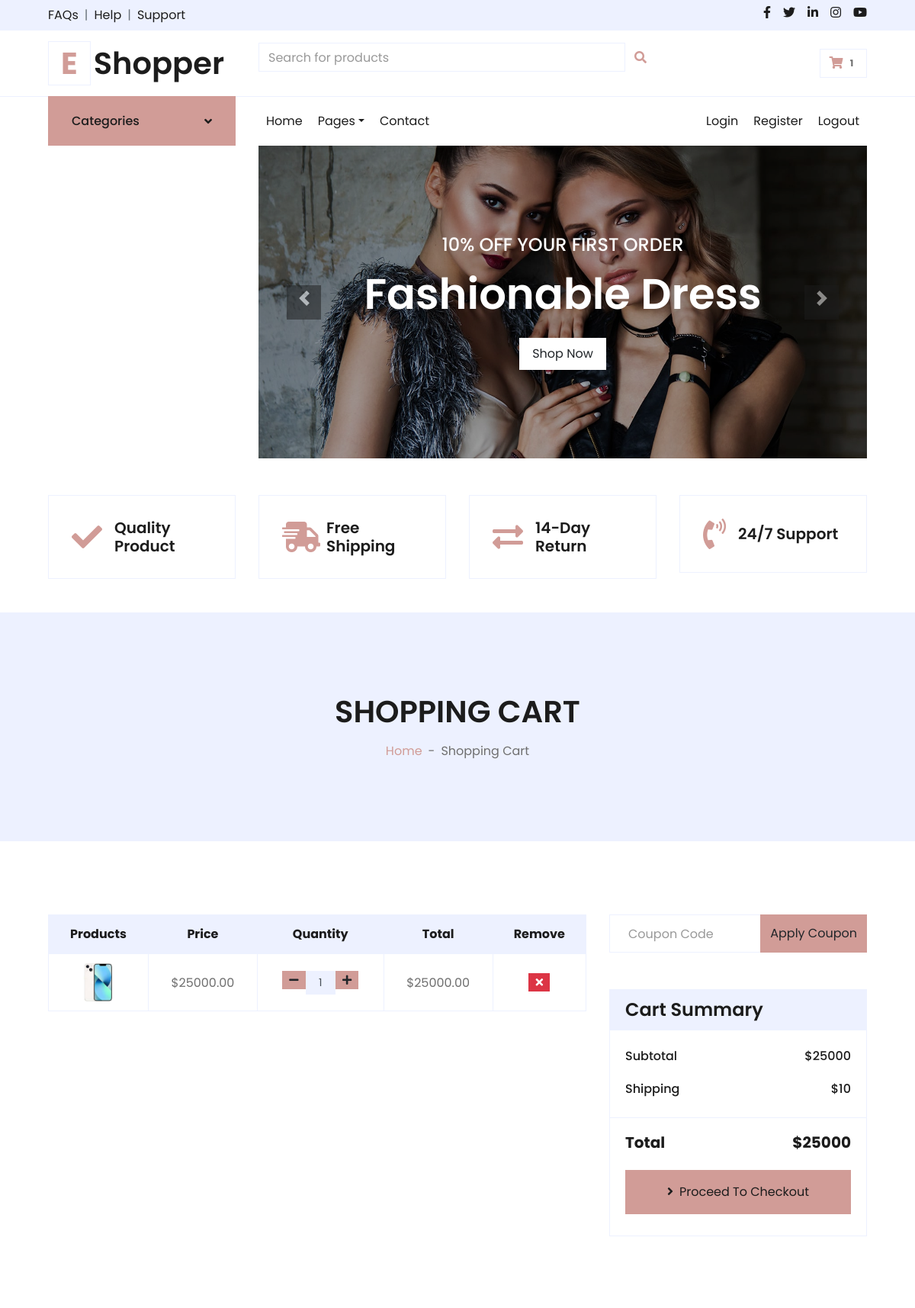
Before: /cart/ (signed in, upper part) with the older database file.
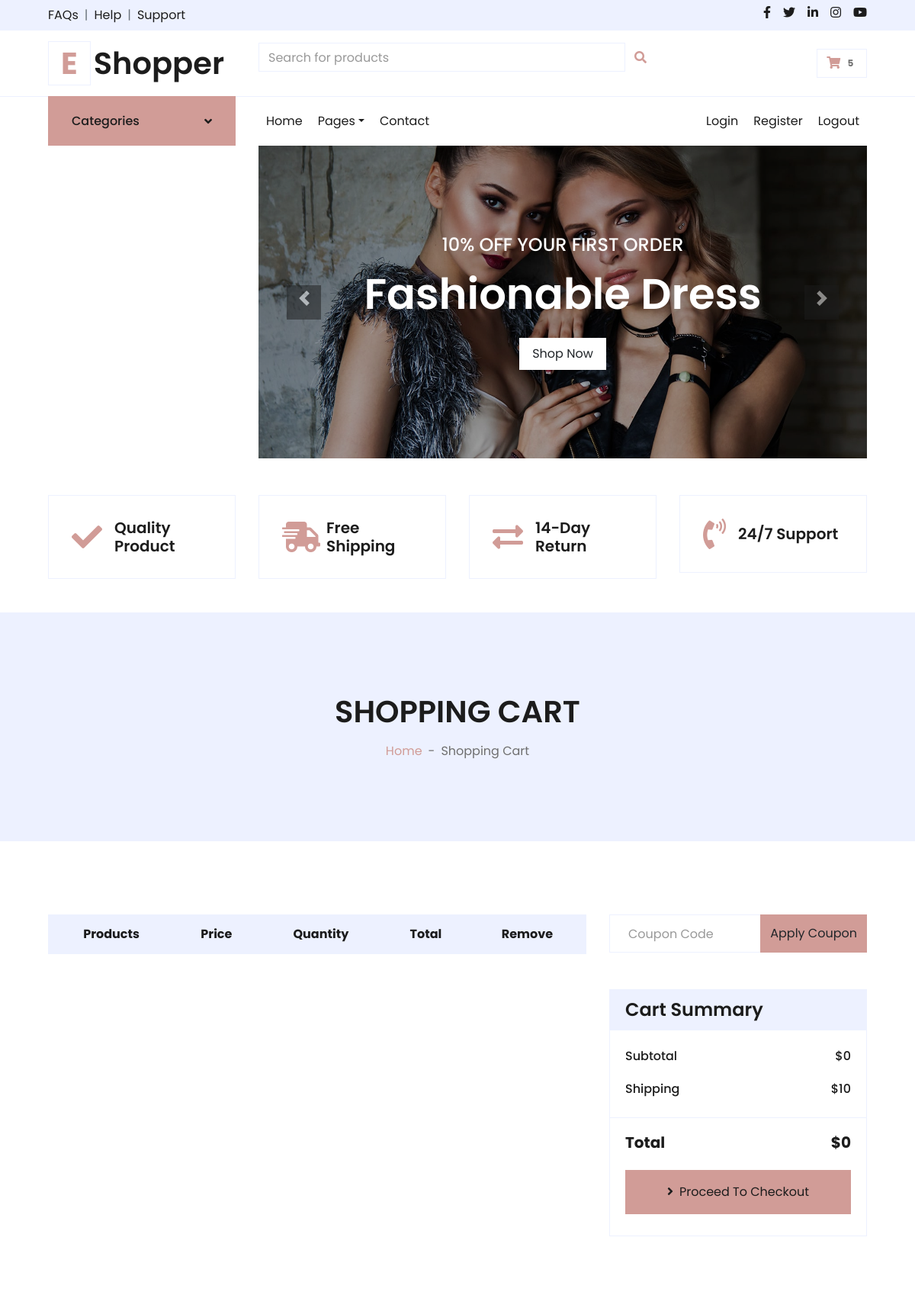
After: the same page with the newer database file.
### Cart/models.py (models this page shows)
class Cart(BaseModel):
    product = models.ForeignKey(Product,on_delete=models.CASCADE)
    user =models.ForeignKey(CustomUser,on_delete=models.CASCADE)
    quantity = models.PositiveIntegerField(default=1)
    total_cost = models.DecimalField(max_digits=10, decimal_places=2)
    remove = models.BooleanField(default=False)

### Products/models.py (models this page shows, shortened)
class Product(BaseModel):
    name = models.CharField(max_length=255, db_index=True)
    description = models.TextField(blank=True, null=True)
    price = models.DecimalField(max_digits=10, decimal_places=2)
    stock = models.PositiveIntegerField(default=0)
    current_stock = models.PositiveIntegerField(default=0)
    category = models.ForeignKey(Category,on_delete=models.CASCADE)
    MainImage = models.ImageField(upload_to='media/', blank=True, null=True)
    discounted_price = models.DecimalField(max_digits=10, decimal_places=2)
    class Meta:
        verbose_name = 'Product'
        verbose_name_plural = 'Products'

### Cart/views.py (the view)
# urls.py: path('',Cartview.as_view(),name="cart"),
class Cartview(View):
    def get(self, request):
        if request.user.is_authenticated:  # Check if the user is authenticated
            cart = Cart.objects.filter(user=request.user,remove=False)
            total_cost = cart.aggregate(
                total=Sum(F('product__discounted_price') * F('quantity'))
            )['total'] or 0
            return render(request, 'cart.html', {'cart': cart,"total_cost":total_cost})
        return render(request, 'cart.html')

### context_processors.py (called while the page is built)
def CategoryList(request):
    category = Category.objects.all()
    return {
        'category': category
    }

def CartCount(request):
    try:
        cart_count = Cart.objects.filter(user=request.user).aggregate(total_quantity=Sum('quantity'))['total_quantity'] or 0
        print(cart_count)
        return {
            'cart_count': cart_count
        }
    except:
        return {}

### utility/models.py (called while the page is built)
    def get_queryset(self):
        return super().get_queryset().filter(is_deleted=False)

### templates/cart.html (shortened to what the changed rows need)
{% extends 'base.html' %}
{% load static %}
{% block content %}
<div class="container-fluid bg-secondary mb-5">
    <div class="d-flex flex-column align-items-center justify-content-center" style="min-height: 300px">
        <h1 class="font-weight-semi-bold text-uppercase mb-3">Shopping Cart</h1>
    </div>
</div>
    <div class="container-fluid pt-5">
        <div class="row px-xl-5">
            <div class="col-lg-8 table-responsive mb-5">
                <table class="table table-bordered text-center mb-0">
                    <thead class="bg-secondary text-dark">
                        <tr>
                            <th>Products</th>
                            <th>Price</th>
                            <th>Quantity</th>
                            <th>Total</th>
                            <th>Remove</th>
                        </tr>
                    </thead>
                    {% if request.user.is_authenticated %}
                        <tbody id="cart-table-body">
                            {% for item in cart %}
                            <tr id="cart-item-{{ item.product.id }}">
                                <td class="align-middle">
                                    <img {% if item.product.MainImage %} src="{{ item.product.MainImage.url }}" {% else %} src="" {% endif %} alt="" style="width: 50px;">
                                </td>
                                <td class="align-middle">${{ item.product.discounted_price }}</td>
                                <td class="align-middle">
                                    <div class="input-group quantity mx-auto" style="width: 100px;">
                                        <div class="input-group-btn">
                                            <button class="btn btn-sm btn-primary btn-minus" onclick="dec_product_to_cart('{{ csrf_token }}','{{request.user.is_authenticated}}','{{ item.product.id }}')">
                                                <i class="fa fa-minus"></i>
                                            </button>
                                        </div>
                                        <input type="text" id="quantity-{{ item.product.id }}" class="form-control form-control-sm bg-secondary text-center" value="{{ item.quantity }}">
                                        <div class="input-group-btn">
                                            <button class="btn btn-sm btn-primary btn-plus" onclick="inc_product_to_cart('{{ csrf_token }}','{{request.user.is_authenticated}}','{{ item.product.id }}')">
                                                <i class="fa fa-plus"></i>
                                            </button>
                                        </div>
                                    </div>
                                </td>
                                <td class="align-middle">${{ item.total_cost }}</td>
                                <td class="align-middle">
                                    <button class="btn btn-sm btn-danger" onclick="remove_from_cart('{{csrf_token}}','{{request.user.is_authenticated}}','{{ item.product.id }}')">
                                        <i class="fa fa-times"></i>
                                    </button>
                                </td>
                            </tr>
                            {% endfor %}
                        </tbody>
                    {% else %}
                        <tbody class="align-middle" id="cart-table-body">
                        </tbody>
                    {% endif %}
                </table>
            </div>
            <div class="col-lg-4">
                <div class="card border-secondary mb-5">
                    <div class="card-body">
                        <div class="d-flex justify-content-between mb-3 pt-1">
                            <h6 class="font-weight-medium">Subtotal</h6>
                            <h6 class="font-weight-medium" id="cart-subtotal">${{total_cost}}</h6>
                        </div>
                    </div>
                    <div class="card-footer border-secondary bg-transparent">
                        <div class="d-flex justify-content-between mt-2">
                            <h5 class="font-weight-bold">Total</h5>
                            <h5 class="font-weight-bold" id="cart-total">{% if request.user.is_authenticated %} ${{total_cost }} {% endif %}</h5>
                        </div>
                    </div>
                </div>
            </div>
        </div>
    </div>
{% endblock %}

Changed rows visible on the page:
removed Cart: product.MainImage (picture), product.discounted_price "25000.00", product.id "1", total_cost "25000.00"
Other visible differences:
{{ cart_count }}: "1" → "5"
{{ total_cost }}: "25000" → "0"
